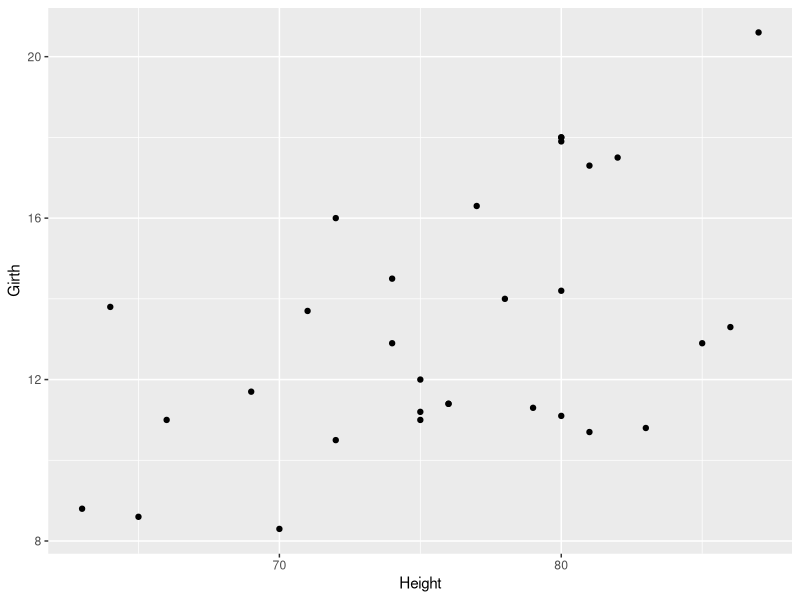
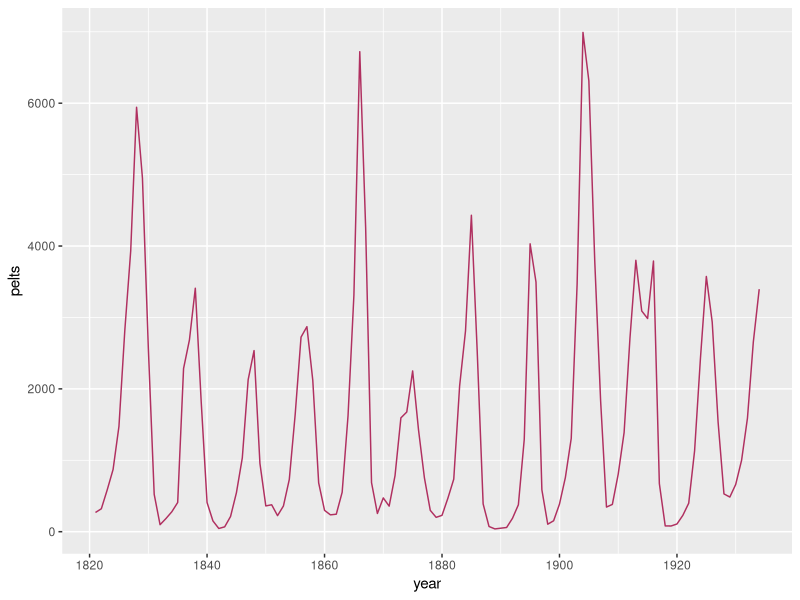
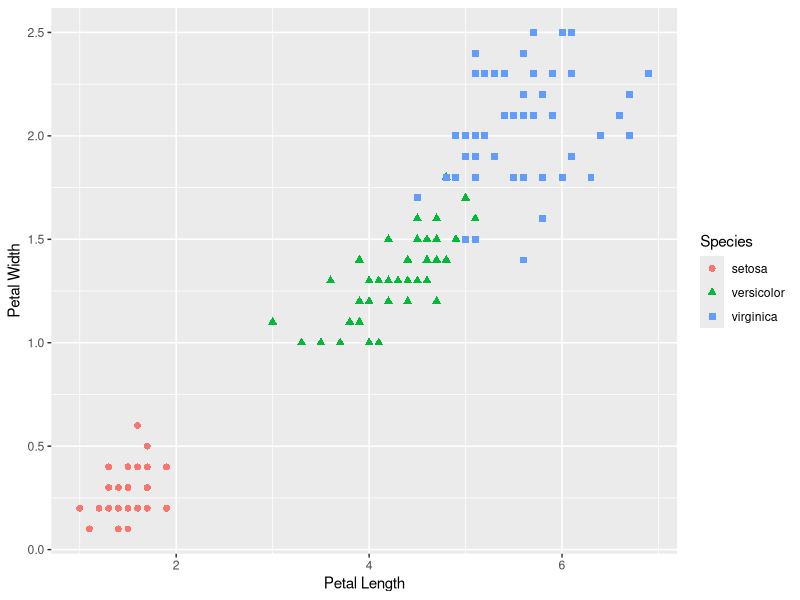
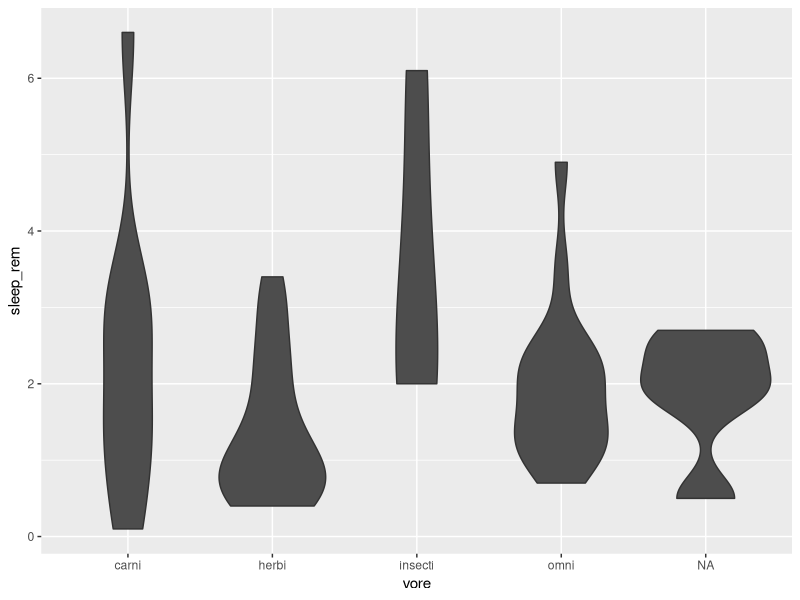
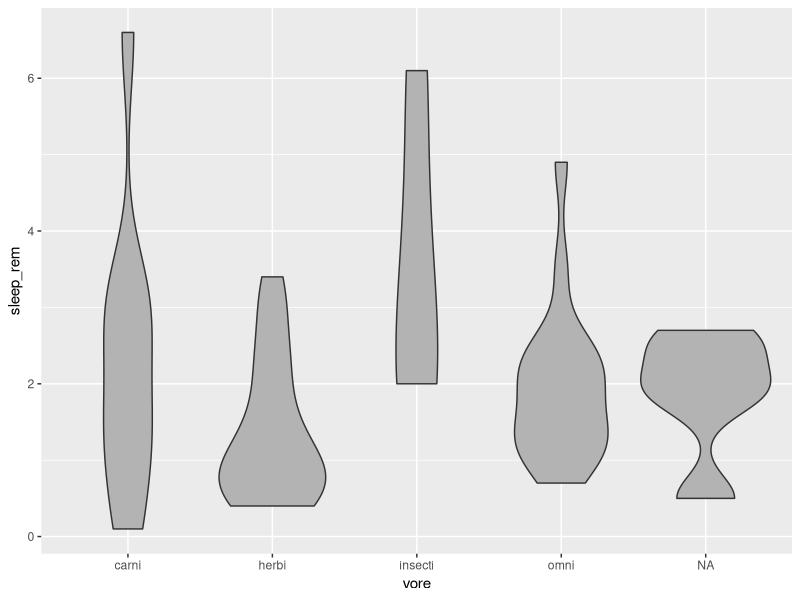
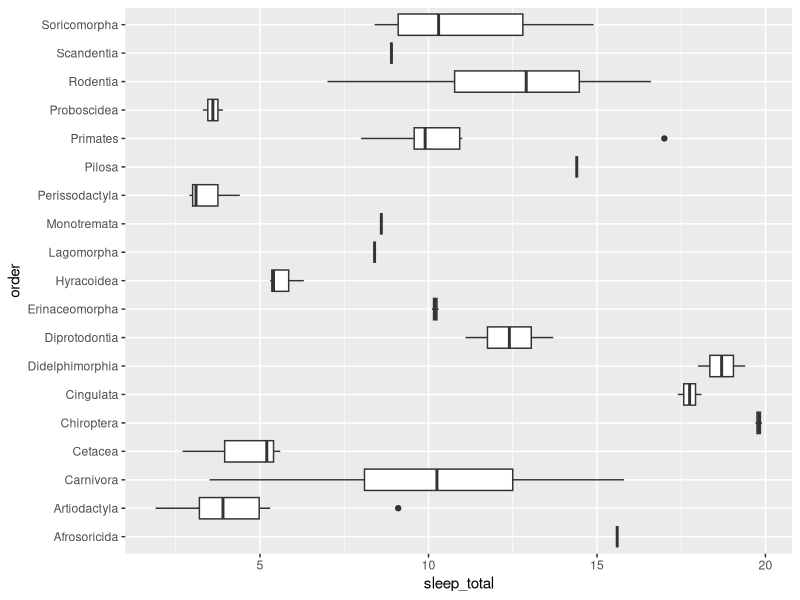
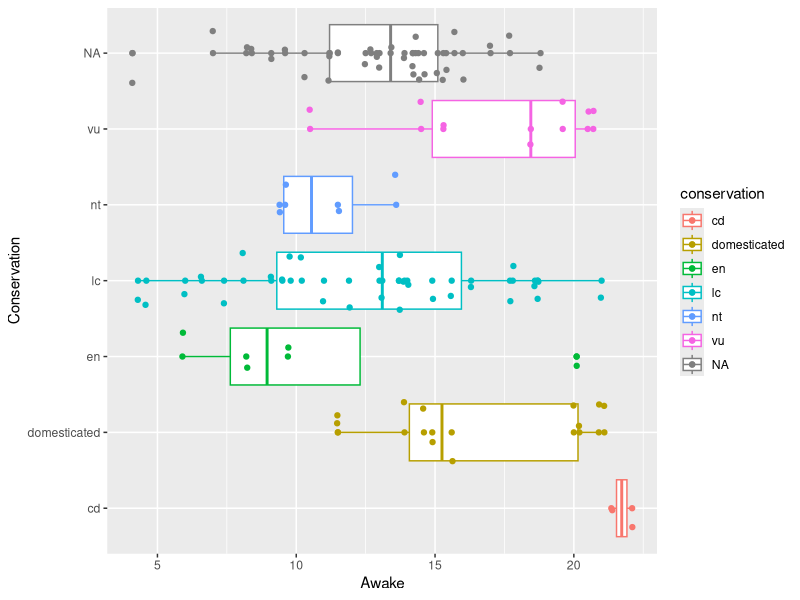

Reproduce these figures in R, in order.
## ---- chunk 1
library(tidyverse)
## ---- chunk 2
data(trees)
## ---- chunk 3
ggplot(data = trees, mapping = aes(x = Height, y = Girth)) +
  geom_point()
## ---- chunk 4
year <- (1821:1934)
pelts <- as.vector(lynx)
lynx_pelts <- data.frame(year, pelts)
## ---- chunk 5
ggplot(data = lynx_pelts, mapping = aes(x = year, y = pelts)) +
  geom_line(color = "maroon")
## ---- chunk 6
data(iris)
## ---- chunk 7
ggplot(data = iris, mapping = aes(x = Petal.Length, y = Petal.Width, shape = Species, color = Species)) +
  geom_point(size = 2) +
  labs(x = "Petal Length", y = "Petal Width")
## ---- chunk 8
data(msleep)
## ---- chunk 9
ggplot(data = msleep, mapping = aes(x = vore, y = sleep_rem)) +
  geom_violin(fill = "gray30")
## ---- chunk 10
ggplot(data = msleep, mapping = aes(x = vore, y = sleep_rem)) +
  geom_violin(fill = "gray70")
## ---- chunk 11
data(msleep)
## ---- chunk 12
ggplot(data = msleep, mapping = aes(x = order, y = sleep_total)) +
  geom_boxplot() +
  coord_flip()
## ---- chunk 13
data(msleep)
## ---- chunk 14
ggplot(data = msleep, mapping = aes(x = conservation, y = awake, color = conservation)) +
  geom_boxplot() + 
  geom_point() +
  geom_jitter() + 
  labs(x = "Conservation", y = "Awake") +
  guides(fill = guide_legend(title = "Conservation")) + 
  coord_flip()
